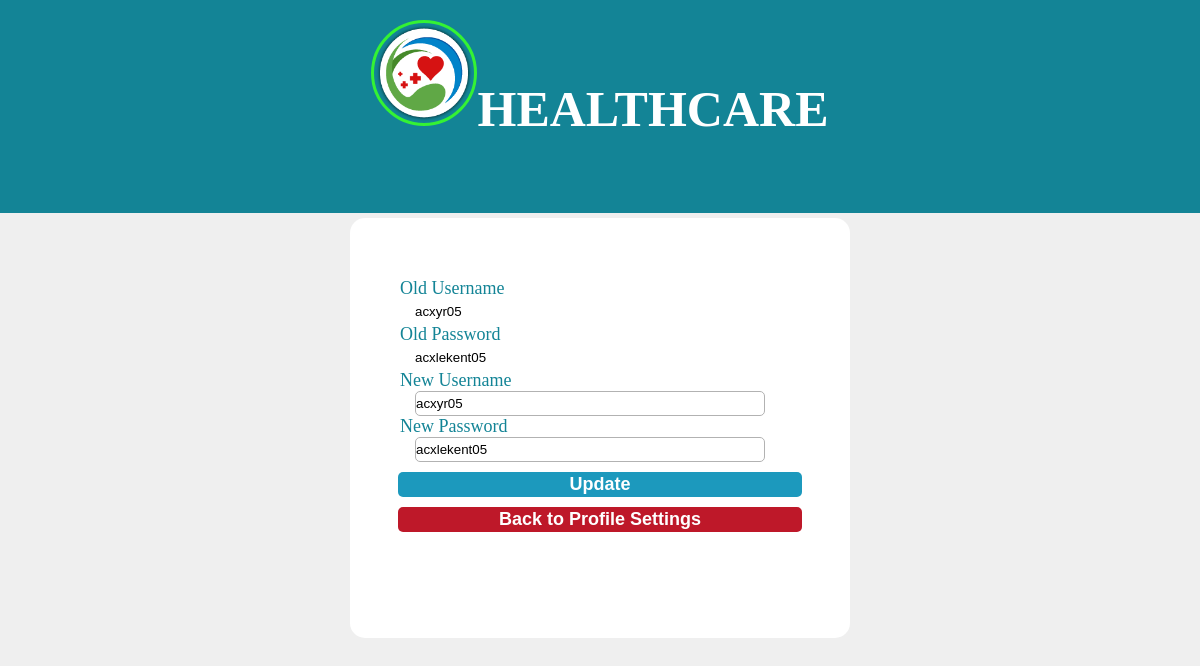
The page /patient/pupdatesecurity.php (signed in) on the database its author committed.
### tables this page shows
CREATE TABLE IF NOT EXISTS `tbl_patient` (
  `patient_id` int NOT NULL AUTO_INCREMENT,
  `p_firstname` varchar(80) NOT NULL,
  `p_midname` varchar(80) NOT NULL,
  `p_lastname` varchar(80) NOT NULL,
  `p_gender` varchar(80) NOT NULL,
  `p_birthdate` date NOT NULL,
  `p_email` varchar(80) NOT NULL,
  `p_phone` varchar(11) NOT NULL,
  `p_address` varchar(80) NOT NULL,
  `p_username` varchar(80) NOT NULL,
  `p_password` varchar(80) NOT NULL,
  `p_profile` varchar(40) NOT NULL,
  PRIMARY KEY (`patient_id`)
);

### connection/patientsession.php (called while the page is built, shortened)
<?php
$session_id=$_SESSION['patient_id'];
?>

### patient/pupdatesecurity.php (the view, shortened to what this page needs)
<?php
include('../connection/patientsession.php');
?>
<html>
<head>
</head>
<link rel="stylesheet" type="text/css" href="../css/biginter.css">
<link rel="stylesheet" type="text/css" href="../css/background.css">
<link rel="stylesheet" type="text/css" href="../css/buttons.css">
<link rel="stylesheet" type="text/css" href="../css/panel.css">
<link rel="stylesheet" type="text/css" href="../css/scrollbar.css">
<link rel="stylesheet" type="text/css" href="../css/protected.css">
<body oncontextmenu="return false;">
	<div class="header">
		<center>
			<h1 class="headerh3"><img class="clinic" src="../icons/healthcarelogo.png">Healthcare</h1>
		</center>
	</div>
	<div class="div2">
		<center>
			<h4>Update Security</h4>
		</center>
	</div>
	<center>
		<div class="division" style="height: 420px;">
			<form class="readonly">
				<?php
				include_once('../connection/connection.php');
				$showdoctor="SELECT * FROM tbl_patient WHERE patient_id ='$session_id'";
				$result3=mysqli_query($conn, $showdoctor);
			?>
			<?php
		 			while ($rows=mysqli_fetch_assoc($result3))
		 			{
		 	?>
				<label style="margin-top: 60px;">Old Username</label>
				<input type="text" class="textline2" name="OldUsername" readonly value="<?php echo $rows['p_username'];?>"><br><br>
				<label>Old Password</label>
				<input type="text" class="textline2" name="OldPassword" readonly value="<?php echo $rows['p_password'];?>"><br><br>
			</form>
			<form method="POST">
				<label>New Username</label>
				<input type="text" class="textline2" name="newusername" id="newusername" value="<?php echo $rows['p_username'];?>"><br><br>
				<label>New Password</label>
				<input type="text" class="textline2" name="newpassword" id="newpassword" value="<?php echo $rows['p_password'];?>"><br><br>
			<?php }?>
				<button class="btndoneUpdate" name="UpdatePatientSecuSett"> Update </button>
			</form>
				<button class="bth" onclick="parent.location='pprofile.php'">Back to Profile Settings</button>
		</div>
	</center>
</body>
</html>

### css/biginter.css (style rules this page uses)
* { margin: 0; padding: 0; list-style: none; text-decoration: none; }
.header { background-color: #138496; width: auto; height: 160px; position: inherit; flex-direction: row; padding-bottom: 30px; }
.header h1, .header a { color: white; text-transform: uppercase; }
.headerh3 { color: #17FF17; padding-top: 30px; font-size: 50px; align-content: center; text-align: center; margin-bottom: 20px; background-size: cover; display: block; width: 100%; }
.clinic { height: 100px; width: 100px; border-radius: 50%; margin-top: -10px; border: 3px solid #34F234; }

### css/background.css (style rules this page uses)
body { background-color: #EFEFEF; font-family: Raleway; padding-bottom: 100px; }

### css/buttons.css (style rules this page uses)
@media screen and (min-width: 1024px) { button { font-size: 18px; } }
.division { height: auto; }
.division .bth { background-color: #BE1829; width: 404px; margin-top: 10px; }
.btndoneupdate { background-color: #1C99BD; width: 404px; margin-top: 10px; }

### css/panel.css (style rules this page uses)
.div2 { height: 30px; width: auto; background-color: #138496; margin-top: -15px; padding-bottom: 8px; }
h4 { color: white; text-decoration: none; padding-top: 55px; }
img { height: 170px; width: 170px; margin-top: 30px; border-radius: 50%; border: 1px solid #D4D4D4; }
.division { width: 500px; height: 700px; background-color: white; margin-top: 5px; border-radius: 15px; }
.division label { color: #138496; float: left; font-size: 18px; margin-left: 50px; }
.division button { height: 25px; border-radius: 5px; border: currentColor; color: white; cursor: pointer; transition: 0.3s; font-weight: bold; }
.division .readonly .textline2 { background-color: transparent; border: transparent; cursor: default; }
.division .textline2 { float: right; height: 25px; width: 70%; margin-right: 85px; background:transparent; border: 1px solid #B2B2B2; color: black; border-radius: 5px; }

### css/protected.css (style rules this page uses)
body { -webkit-user-select: none; -moz-user-select: none; -ms-user-select: none; user-select: none; }

### rows shown on the page
tbl_patient: OldUsername "acxyr05", OldPassword "acxlekent05", newusername "acxyr05", newpassword "acxlekent05"
